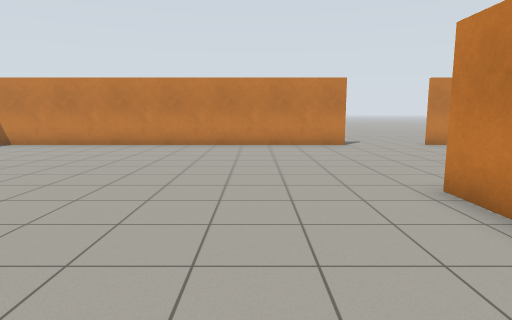
view 1 (above)

16 first-person views from a walk through a world built for the Gazebo simulator. The camera is 1.2 m above the floor, tilts 8° down and sees 75° across. The floor is counted in squares, 1 m on a side. Each view is taken from the middle of a square. On the plan, view 1 faces up. The plan holds only what a view shows up to about 13 squares ahead; the rest is blank. Gazebo's built-in surfaces are drawn with simple patterns.

view 2
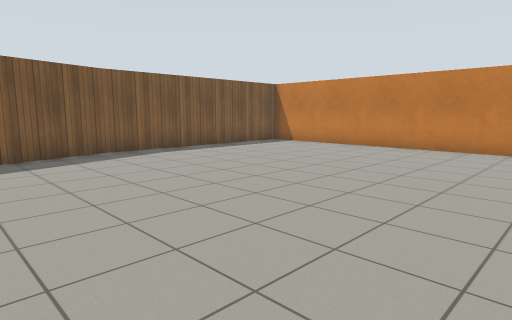

view 3
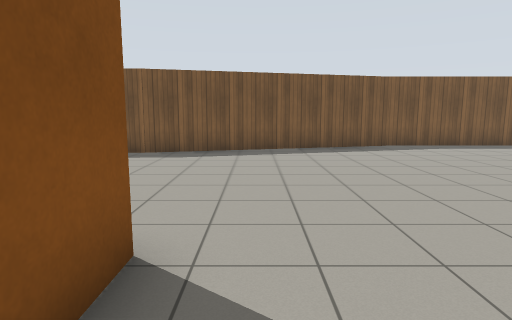

view 4
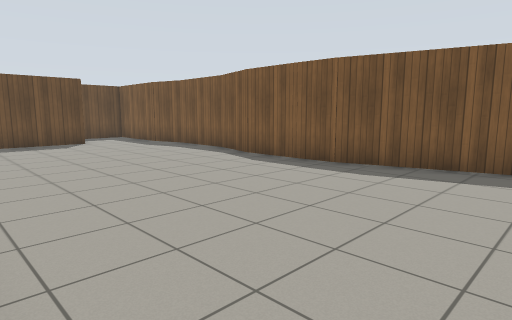

view 5
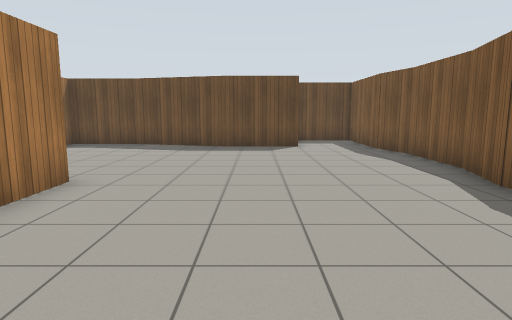

view 6
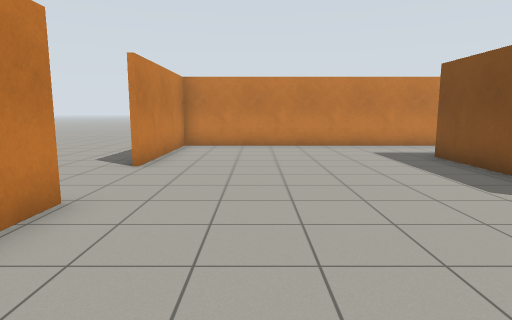

view 7
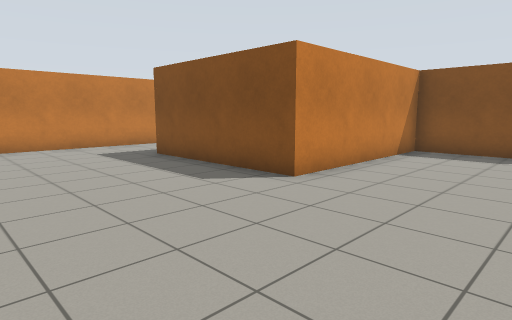

view 8
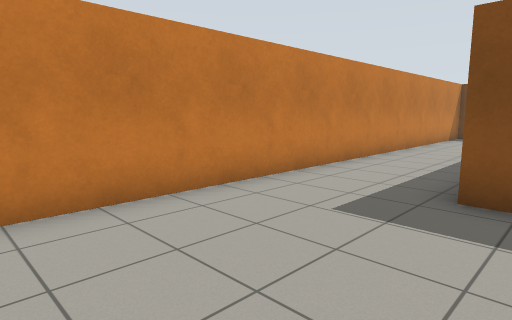

view 9
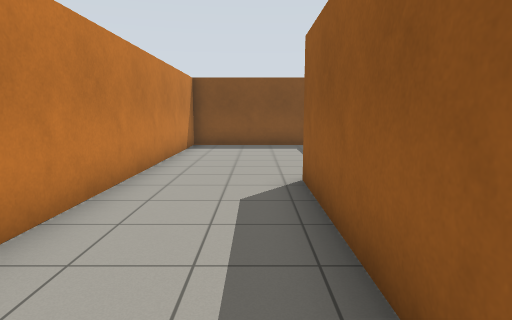

view 10
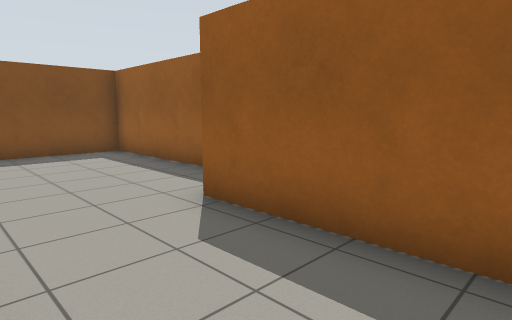

view 11
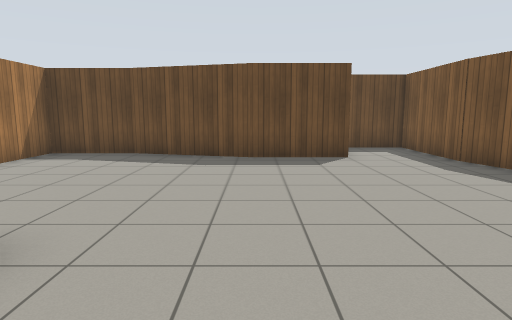

view 12
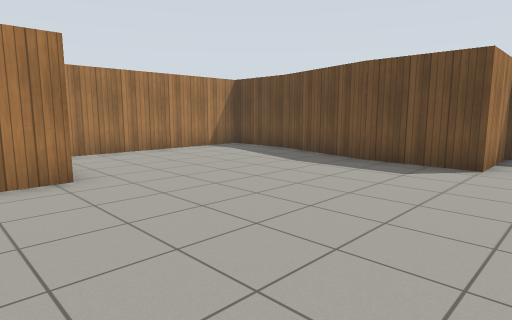

view 13
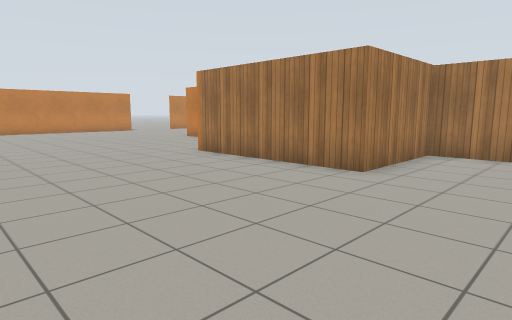

view 14
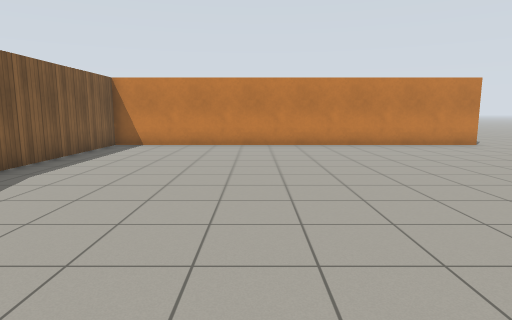

view 15
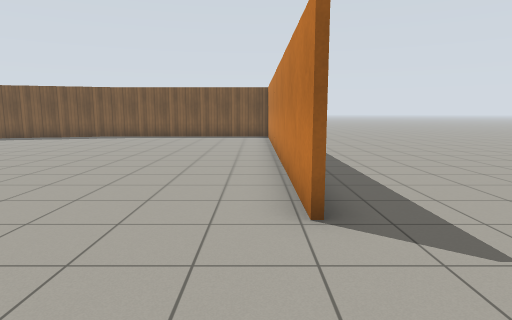

view 16
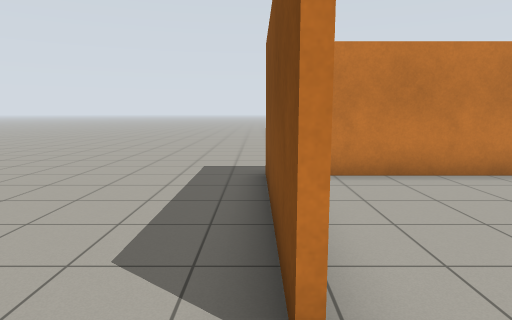

### Floor plan
Points are (right, up) in squares from view 1. A wall is a line through its corners. A room is listed if a view was taken in it or the views show most of it. See-through windows are left out.
Room 1 (views 1, 2, 3, 4, 5, 6, 7, 8, 9, 10, 11, 12, 13, 14, 15, 16)
walls: (8.2, 4) (8.2, -1); (6.5, -3.1) (6.5, -7.6) (11.4, -7.6) (11.4, 12.6) (6.5, 12.6); (3.4, 12.6) (-10.3, 12.6) (-10.3, 4.8); (-8.1, -3.4) (-8.1, -6.6); (-10.3, 4.9) (-8.1, -3.6); (6.5, 12.8) (11.5, 12.8); (-8, -6.4) (-8.6, -8.3); (-8.5, -8.1) (-8.5, -10.9); (-8.5, -10.8) (-8.1, -12.5); (-2.9, -13) (0.7, -14); (0.6, -14) (3.2, -14) (3.2, -6.8) (-0.7, -6.8) (-0.7, -1) (2.9, -1) (2.9, 5.1) (8.3, 5.1); (-8.1, -12.2) (-8.1, -15.7) (-5.4, -15.7); (-5.5, -15.4) (-5.5, -13.1) (-2.7, -13.1)

Where each view was taken, in squares from view 1:
view 1: 0 up, 0 right, facing up
view 2: 1 up, 0 right, facing up-left
view 3: 0 up, 2 right, facing left
view 4: 1 up, 1 left, facing down-left
view 5: 1 down, 4 left, facing down
view 6: 10 up, 1 left, facing right
view 7: 10 up, 1 left, facing down-right
view 8: 10 up, 7 right, facing down-right
view 9: 5 up, 9 right, facing down
view 10: 3 up, 11 right, facing down-left
view 11: 4 down, 3 left, facing down
view 12: 5 down, 7 left, facing down-right
view 13: 10 down, 7 left, facing up-right
view 14: 0 up, 5 left, facing up
view 15: 12 up, 7 right, facing left
view 16: 13 up, 5 right, facing right
